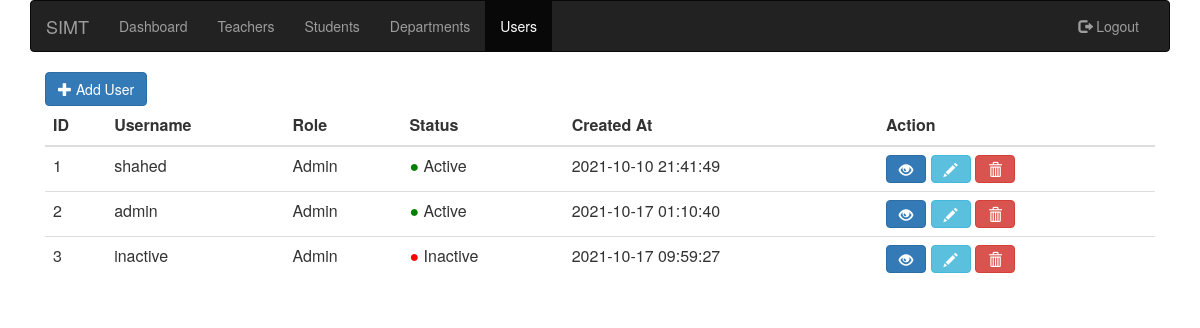
The page /users/index.php on the database its author committed.
### tables this page shows
CREATE TABLE `users` (
  `id` int(11) NOT NULL,
  `username` varchar(30) NOT NULL,
  `password` varchar(32) NOT NULL,
  `role` int(11) NOT NULL DEFAULT 1,
  `active` tinyint(1) NOT NULL DEFAULT 1,
  `created_at` datetime NOT NULL DEFAULT current_timestamp()
);

### users/index.php (the view, shortened to what this page needs)
<html lang="en">
    <head>
        <link rel="stylesheet" href="https://maxcdn.bootstrapcdn.com/bootstrap/3.4.1/css/bootstrap.min.css">
    </head>
    <body>
        <div class="container">
            <nav class="navbar navbar-inverse">
                <div class="container-fluid">
                    <div class="navbar-header">
                        <a class="navbar-brand" href="../dashboard">SIMT</a>
                    </div>
                    <div class="collapse navbar-collapse" id="myNavbar">
                        <ul class="nav navbar-nav">
                            <li><a href="../dashboard">Dashboard</a></li>
                            <li><a href="../teachers">Teachers</a></li>
                            <li><a href="../students">Students</a></li>
                            <li><a href="../departments">Departments</a></li>
                            <li class="active"><a href="../users">Users</a></li>
                        </ul>
                        <ul class="nav navbar-nav navbar-right">
                            <li><a href="../api/logout.php"><span class="glyphicon glyphicon-log-out"></span> Logout</a></li>
                        </ul>
                    </div>
                </div>
            </nav>
            <div class="col-md-3">
                <button class="btn btn-primary add-btn hidden-print"><span class="glyphicon glyphicon-plus"></span> Add User</button>
            </div>
            <div class="col-md-12 hidden-print">
                <table class="table">
                    <thead>
                        <tr>
                            <th>ID</th>
                            <th>Username</th>
                            <th>Role</th>
                            <th>Status</th>
                            <th>Created At</th>
                            <th>Action</th>
                        </tr>
                    </thead>
                    <tbody>
                        <?php
                        include "../api/include.php";
                        $SQL = "SELECT * FROM `users`";
                        $result = mysqli_query($mysqli,$SQL);
                        if($result->num_rows > 0){
                            while($row = $result->fetch_assoc()){
                                print "<tr>";
                                print "<td>".$row['id']."</td>";
                                print "<td>".$row['username']."</td>";
                                if($row['role']==1){
                                    print "<td>Admin</td>";
                                } else {
                                    print "<td>".$row['role']."</td>";
                                }
                                if($row['active']){
                                    print "<td><span style='color: green;'>● </span>";
                                    print "Active</td>";
                                } else {
                                    print"<td><span style='color: red;'>● </span>";
                                    print "Inactive</td>";
                                }
                                print "<td>".$row['created_at']."</td>";
                                print "<td><button class='btn btn-primary view-btn'><span class='glyphicon glyphicon-eye-open'></span></button> ";
                                print "<button class='btn btn-info edit-btn'><span class='glyphicon glyphicon-pencil'></span></button> ";
                                print "<button class='btn btn-danger dlt-btn'><span class='glyphicon glyphicon-trash'></span></button></td>";
                                print "</tr>";
                            }
                        } else {
                            echo "<tr><td colspan='7'>No Data Found</td></tr>";
                        }
                        ?>
                        </tbody>
                    </table>
                </div>
            </div>
</body>
</html>

### rows shown on the page
users: id "1", username "shahed", role "Admin", active "Active", created_at "2021-10-10 21:41:49"
users: id "2", username "admin", role "Admin", active "Active", created_at "2021-10-17 01:10:40"
users: id "3", username "inactive", role "Admin", active "Inactive", created_at "2021-10-17 09:59:27"
